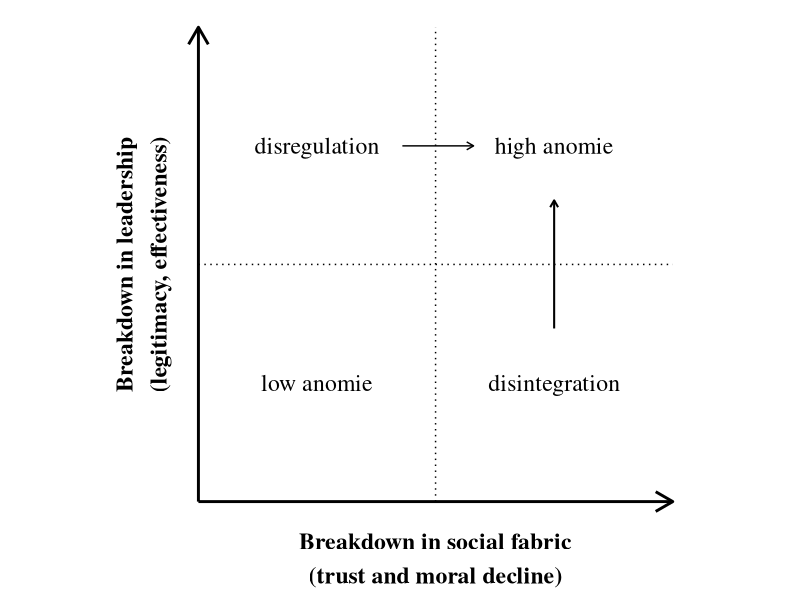

Here is the R script that generated this plot:
# Creating Community Health by Simon Lennane ISBN 9781032490045
# Fig 10.1 Conceptual framework of anomie
# from Teymoori A, Bastian B, Jetten J. Towards a psychological analysis of anomie.Polit Psychol. 2017;38(6):1009-1023. doi:10.1111/pops.12377
# reprinted with kind permission of the author
# an error in the original image has been corrected

# this R code creates the image - run in RStudio

# you'll need to install these once if not already installed
# library(ggforce) 
library(ggplot2) # install.packages("ggplot2") # run this line in console

p <- ggplot() + coord_fixed() + expand_limits(x = c(-15, 100), y = c(-15, 100))

# axes
p <- p + geom_segment(aes(x = 0, y = 0, xend = 100, yend = 0), size = 1, arrow = arrow(length = unit(0.5, "cm")))
p <- p + geom_segment(aes(x = 0, y = 0, xend = 0, yend = 100), size = 1, arrow = arrow(length = unit(0.5, "cm")))

# label axes
p <- p + annotate(geom = "text", x = 50, y = -12, family="Times", fontface = "bold", label = "Breakdown in social fabric\n(trust and moral decline)", size = 6, colour = "black") 
p <- p + annotate(geom = "text", x = -12, y = 50, family="Times", fontface = "bold", label = "Breakdown in leadership\n(legitimacy, effectiveness)", size = 6, colour = "black", angle = 90) 

# labels
p <- p + annotate(geom = "text", x = 25, y = 25, family="Times", label = "low anomie", size = 6, colour = "black") 
p <- p + annotate(geom = "text", x = 75, y = 25, family="Times", label = "disintegration", size = 6, colour = "black") 
p <- p + annotate(geom = "text", x = 25, y = 75, family="Times", label = "disregulation", size = 6, colour = "black") 
p <- p + annotate(geom = "text", x = 75, y = 75, family="Times", label = "high anomie", size = 6, colour = "black") 

# dotted lines
p <- p + geom_segment(aes(x = 50, y = 0, xend = 50, yend = 100), size = 0.5, linetype = "dotted")
p <- p + geom_segment(aes(x = 0, y = 50, xend = 100, yend = 50), size = 0.5, linetype = "dotted")

# small arrows
p <- p + geom_segment(aes(x = 43, y = 75, xend = 58, yend = 75), size = 0.5, arrow = arrow(length = unit(0.2, "cm")))
p <- p + geom_segment(aes(x = 75, y = 36.5, xend = 75, yend = 63.5), size = 0.7, arrow = arrow(length = unit(0.2, "cm")))

p <- p + theme_void()
p